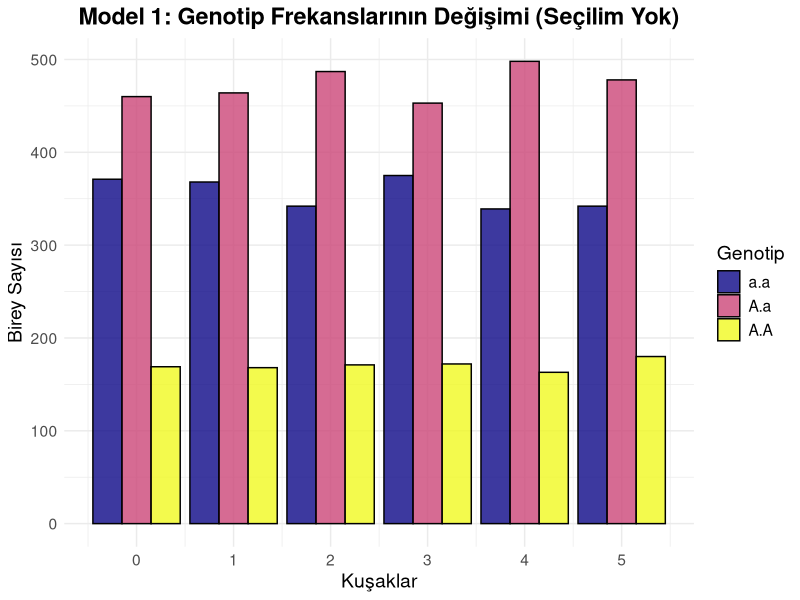
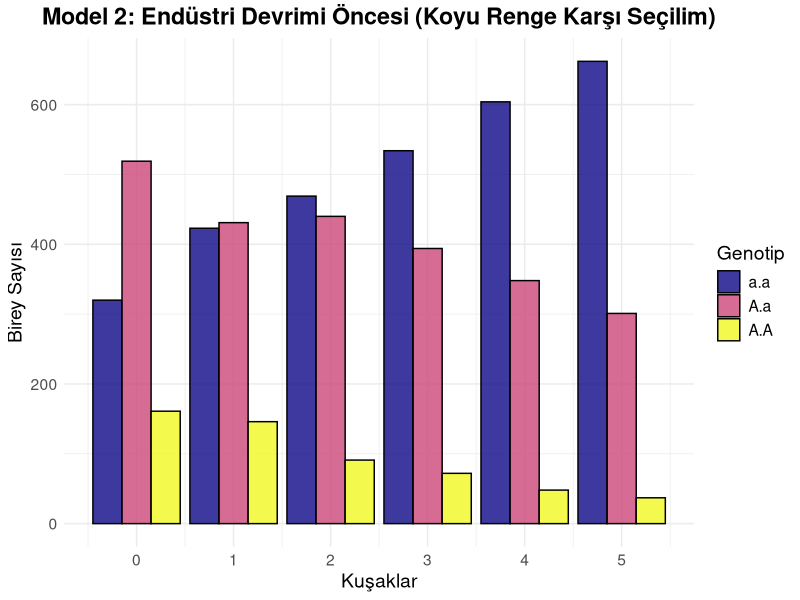
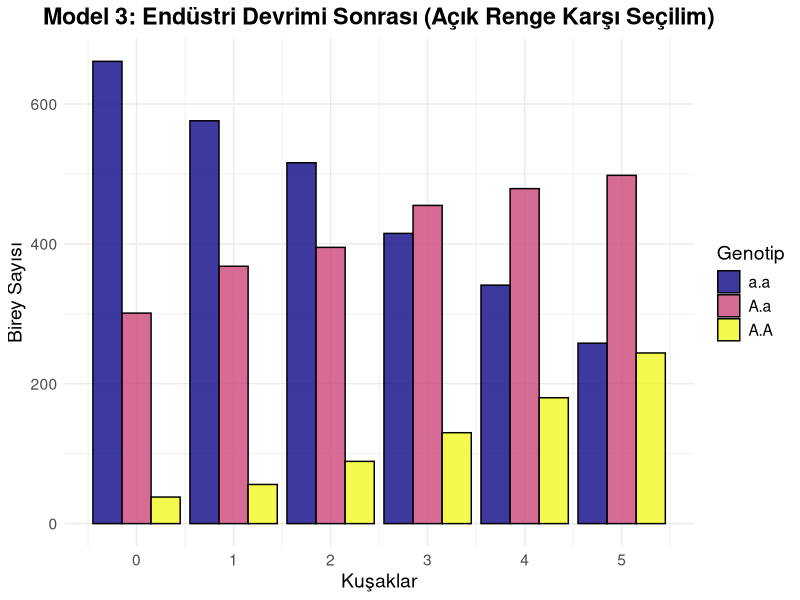

Write the R code that produced these figures, in order.
# Gerekli kütüphanelerin yüklenmesi
# tidyverse; ggplot2, dplyr ve diğer faydalı veri işleme araçlarını içerir
library(tidyverse)

# Tekrarlanabilirlik için başlangıç değerini (seed) ayarlama
set.seed(14)

# 1. Başlangıç Populasyonu Fonksiyonu
# İlk kuşağı (0. Kuşak) oluşturur
primary <- function(sample_size, freq_A = 0.1) {
  freq_a <- 1 - freq_A
  
  # Verimlilik için vektörize edilmiş örneklem alma
  alleles1 <- sample(c("A", "a"), size = sample_size, replace = TRUE, prob = c(freq_A, freq_a))
  alleles2 <- sample(c("A", "a"), size = sample_size, replace = TRUE, prob = c(freq_A, freq_a))
  
  # Allelleri birleştirme ve heterozigot gösterimini "A.a" olarak standartlaştırma
  inds <- paste(alleles1, alleles2, sep = ".")
  inds[inds == "a.A"] <- "A.a"
  
  population <- data.frame(Inds = inds, Generation = 0, stringsAsFactors = FALSE)
  return(population)
}

# 2. Seçilim Fonksiyonu
# Belirli seçilim katsayıları altında kuşakları simüle eder
Selection <- function(sample_size, freq_A = 0.1, sel_coef = c(1, 1, 1), generations = 1:5) {
  # Başlangıç populasyonu ile başlama
  population <- primary(sample_size, freq_A)
  
  for (i in generations) {
    # Bir önceki kuşağı çıkarma
    prev_gen <- subset(population, Generation == i - 1)$Inds
    
    # Seçilim katsayılarına göre hayatta kalanları hesaplama
    live_AA <- round(sum(prev_gen == "A.A") * sel_coef[1])
    live_Aa <- round(sum(prev_gen == "A.a") * sel_coef[2])
    live_aa <- round(sum(prev_gen == "a.a") * sel_coef[3])
    
    # Hayatta kalanlardan çiftleşme havuzu oluşturma
    survivors <- c(rep("A.A", live_AA), rep("A.a", live_Aa), rep("a.a", live_aa))
    
    # Hayatta kalanlar havuzundan tüm bireysel allelleri çıkarma
    allele_pool <- unlist(strsplit(survivors, split = ".", fixed = TRUE))
    
    # Bir sonraki kuşağı üretmek için rastgele çiftleştirme
    new_alleles1 <- sample(allele_pool, size = sample_size, replace = TRUE)
    new_alleles2 <- sample(allele_pool, size = sample_size, replace = TRUE)
    
    new_inds <- paste(new_alleles1, new_alleles2, sep = ".")
    new_inds[new_inds == "a.A"] <- "A.a"
    
    new_pop <- data.frame(Inds = new_inds, Generation = i, stringsAsFactors = FALSE)
    
    # Ana populasyon veri çerçevesine (dataframe) ekleme
    population <- rbind(population, new_pop)
  }
  return(population)
}

# 3. Allel Frekansı ve Sayım Fonksiyonu
# Hem frekansları hem de kesin sayıları hesaplar (istatistiksel testler için gereklidir)
get_allele_stats <- function(pop, generation) {
  gen_data <- subset(pop, Generation == generation)
  n_individuals <- nrow(gen_data)
  
  count_A <- (2 * sum(gen_data$Inds == "A.A")) + sum(gen_data$Inds == "A.a")
  count_a <- (2 * sum(gen_data$Inds == "a.a")) + sum(gen_data$Inds == "A.a")
  
  total_alleles <- 2 * n_individuals
  
  list(
    counts = c(A = count_A, a = count_a),
    frequencies = data.frame(A = count_A / total_alleles, a = count_a / total_alleles)
  )
}

# 4. Grafik Çizim Fonksiyonu
# Herhangi bir model için renkli grafikler oluşturmaya yarayan yeniden kullanılabilir bir fonksiyon
plot_population <- function(pop_data, title) {
  ggplot(pop_data, aes(x = Generation, fill = Inds)) +
    geom_bar(position = "dodge", color = "black", alpha = 0.8) +
    scale_fill_viridis_d(option = "plasma", name = "Genotip") + # Renkli palet
    scale_x_continuous(breaks = unique(pop_data$Generation)) +
    labs(x = "Kuşaklar", y = "Birey Sayısı", title = title) +
    theme_minimal() +
    theme(text = element_text(size = 14), plot.title = element_text(hjust = 0.5, face = "bold"))
}

# ==========================================
# SİMÜLASYONLAR VE İSTATİSTİKSEL TESTLER
# ==========================================

# MODEL 1: Seçilim Yok (Hardy-Weinberg beklentisi)
cat("\n--- MODEL 1: Seçilim Yok ---\n")
pop_1 <- Selection(sample_size = 1000, freq_A = 0.4, sel_coef = c(1, 1, 1), generations = 1:5)
print(plot_population(pop_1, "Model 1: Genotip Frekanslarının Değişimi (Seçilim Yok)"))

# MODEL 2: Endüstri Devrimi Öncesi (Koyu 'A' alleline karşı seçilim)
cat("\n--- MODEL 2: Endüstri Devrimi Öncesi ---\n")
pop_2 <- Selection(sample_size = 1000, freq_A = 0.4, sel_coef = c(0.6, 0.8, 1), generations = 1:5)
print(plot_population(pop_2, "Model 2: Endüstri Devrimi Öncesi (Koyu Renge Karşı Seçilim)"))

# MODEL 3: Endüstri Devrimi Sonrası (Açık 'a' alleline karşı seçilim)
cat("\n--- MODEL 3: Endüstri Devrimi Sonrası ---\n")
# Model 2'nin sonundaki A frekansı ile başlama
freq_A_start_m3 <- get_allele_stats(pop_2, 5)$frequencies$A
pop_3 <- Selection(sample_size = 1000, freq_A = freq_A_start_m3, sel_coef = c(1, 0.8, 0.6), generations = 1:5)
print(plot_population(pop_3, "Model 3: Endüstri Devrimi Sonrası (Açık Renge Karşı Seçilim)"))

# ==========================================
# İSTATİSTİKSEL TEST: Kuşaklar Arası Allellerin Karşılaştırılması
# ==========================================
# Model 3'te allel sayılarının 0. kuşaktan 5. kuşağa 
# anlamlı ölçüde değişip değişmediğini test edelim.

stats_gen0 <- get_allele_stats(pop_3, 0)$counts
stats_gen5 <- get_allele_stats(pop_3, 5)$counts

# 2x2 kontenjans (çapraz) tablosu oluşturma
contingency_table <- rbind(Kusak_0 = stats_gen0, Kusak_5 = stats_gen5)

cat("\nKontenjans Tablosu (Allel Sayıları):\n")
print(contingency_table)

# Ki-Kare Bağımsızlık Testi Uygulama
# Sıfır Hipotezi (H0): Allel frekansı kuşaktan bağımsızdır (Evrimsel değişim yok)
# Alternatif Hipotez (H1): Allel frekansı kuşağa bağlıdır (Evrimsel değişim gerçekleşti)
cat("\nKi-Kare Testi Sonuçları (Model 3'te 0. ve 5. Kuşak Karşılaştırması):\n")
chisq_result <- chisq.test(contingency_table)
print(chisq_result)
